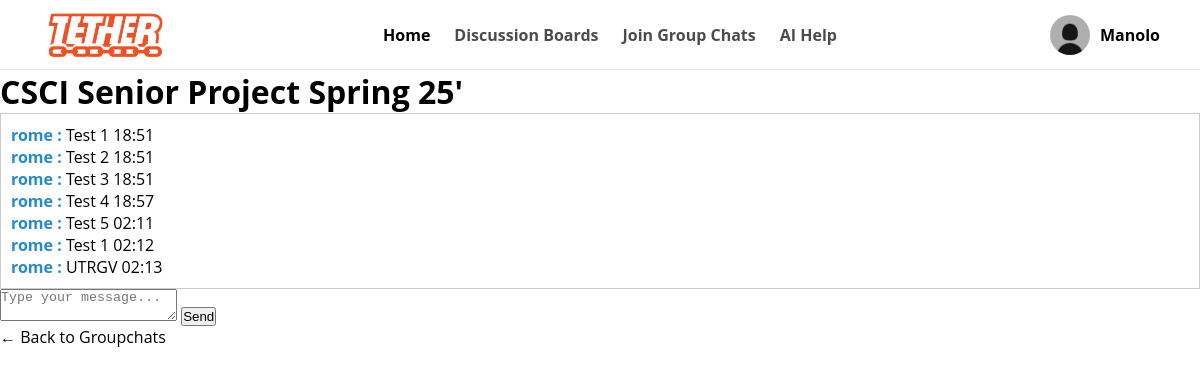
Before: /Main/groupchat/2/ (signed in) with the older database file.
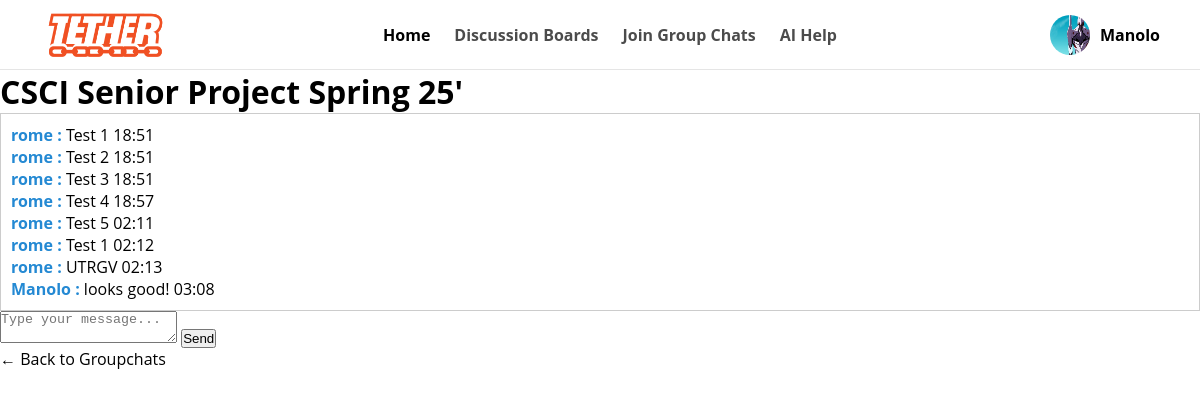
After: the same page with the newer database file.
### Main/models.py (models this page shows, shortened)
class Profile(models.Model):
    user = models.OneToOneField('auth.User', on_delete=models.CASCADE)
    id_user = models.IntegerField(unique=True, blank=True, null=True)
    bio = models.TextField(blank=True, null=True)
    profile_picture = models.ImageField(upload_to='profile_images/', default='blank_profile_picture.jpg', null=True)
    major = models.CharField(max_length=100, blank=True, null=True)
    gender = models.CharField(max_length=10, blank=True, null=True)
    minor = models.CharField(max_length=100, blank=True, null=True)

class Message(models.Model):
    groupchat = models.ForeignKey(Groupchat, related_name='messages', on_delete=models.CASCADE)
    sender = models.ForeignKey(User, on_delete=models.CASCADE)
    content = models.TextField()
    timestamp = models.DateTimeField(auto_now_add=True)

### Main/views.py (the view, shortened to what this page needs)
# urls.py: path('groupchat/<int:groupchat_id>/', views.groupchat_room, name='groupchat_room'),
@login_required
def groupchat_room(request, groupchat_id):
    user= request.user
    profile = Profile.objects.get(user=user)
    groupchat = get_object_or_404(Groupchat, id=groupchat_id)
    messages = groupchat.messages.all().order_by('timestamp')
    return render(request, 'Main/groupchat_room.html', {
        'profile': profile,
        'user': user,
        'groupchat': groupchat,
        'messages': messages
    })

### Main/templates/Main/groupchat_room.html (shortened to what this page needs)
{% load static %}
<!DOCTYPE html>
<html>
<head>
  <link rel="stylesheet" href="{% static 'Main/css/styles.css' %}">
</head>
<header>
    <div class="header-container">
      <a href="{% url 'dashboard' %}">
        <img class="nav-logo" src="{% static 'Main/images/nav-utrgv.png' %}"/>
      </a>
      <nav class="main-nav">
        <a href="{% url 'dashboard' %}" class="nav-link active">Home</a>
        <a href="{% url 'discussion' %}" class="nav-link">Discussion Boards</a>
        <a href="{% url 'groupchat' %}" class="nav-link">Join Group Chats</a>
        <a href="#" class="nav-link">AI Help</a>
      </nav>
      <div class="user-profile">
        <a href="{% url 'view_profile' username=user.username %}" style="display: flex; align-items: center; gap: 10px;">
          <img class="avatar" src="{{ profile.profile_picture.url }}"/>
          <span class="username">{{ user.username }}</span>
        </a>
      </div>
    </div>
  </header>
<body>
  <h1>{{ groupchat.title }}</h1>
  <div id="chat-container" style="overflow-y:auto; max-height: 500px; border: 1px solid #ccc; padding: 10px;">
    {% for message in messages %}
      <div class="chat-message">
        <strong class = "username_r">
          <a href="{% url 'view_profile' username=message.sender.username %}">
            {{ message.sender.username }}
          </a>:
        </strong> {{ message.content }}
        <span class="timestamp">{{ message.timestamp|date:"H:i" }}</span>
      </div>
    {% empty %}
      <p>No messages yet.</p>
    {% endfor %}
  </div>
  <form method="POST">
    <textarea name="content" placeholder="Type your message..." required></textarea>
    <button type="submit">Send</button>
  </form>
  <a href="{% url 'groupchat' %}">← Back to Groupchats</a>
</body>
</html>

Changed rows visible on the page:
changed Profile: profile_picture: picture added in place of a placeholder
added Message: sender.username "Manolo", content "looks good!", timestamp "03:08"
